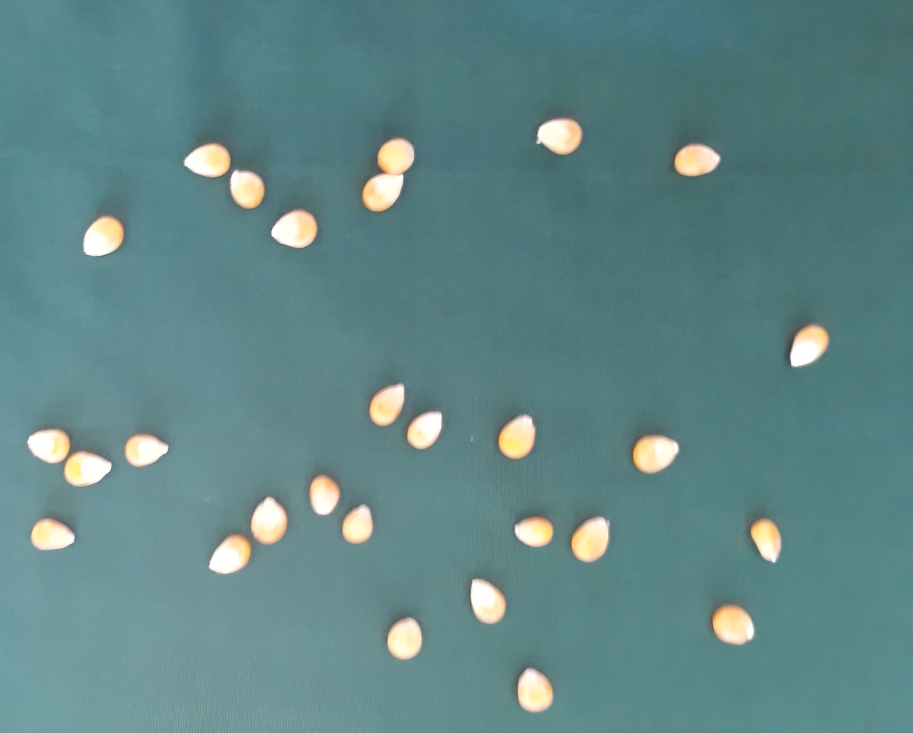
#> input picture test_image.jpg, 2737 x 2197 px (shown at 1/3 size)
$ jupyter execute --allow-errors HackKochi_CORN.ipynb
#> lines starting #> are read from the running program, lines starting #| are printed output that depends on the picture; after the words box and inside, x2 and y2 are one past the last pixel; in counts of white or black regions, pixels touching at a corner belong together
[cell 1]
import cv2
import os, shutil
import numpy as np

[cell 2]
image = cv2.imread("test_image.jpg")
#> image is the input picture: shape (2197, 2737, 3); mean B, G, R 135.3, 134.7, 96.3
image = cv2.resize(image, (720, 720))
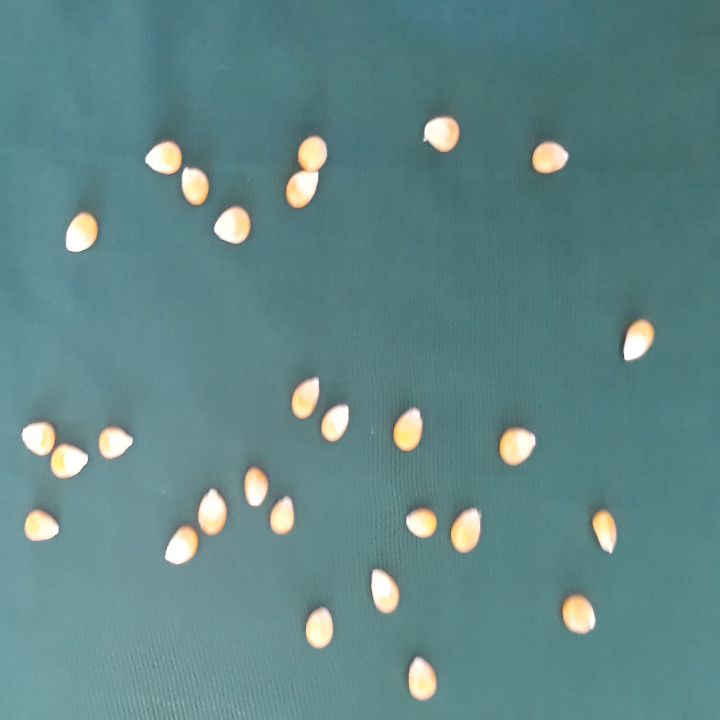
#> image: shape (720, 720, 3); mean B, G, R 135.2, 134.6, 96.2
# cv2.imshow("image", image)
# cv2.waitKey(0)
# cv2.destroyAllWindows()

[cell 3]
GRAY_IMAGE = cv2.cvtColor(image, cv2.COLOR_RGB2GRAY)
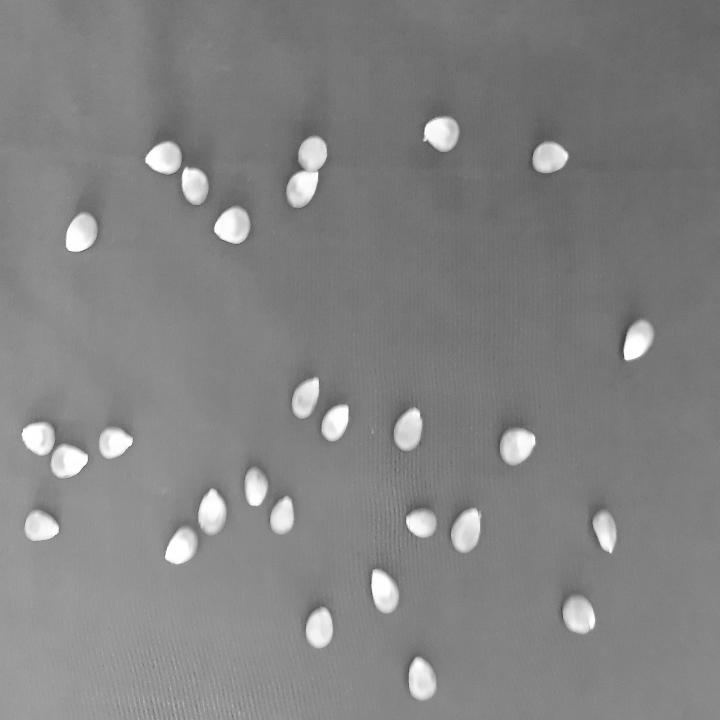
#> GRAY_IMAGE: shape (720, 720); min 54, max 255, mean 130.5
_ , mask = cv2.threshold(GRAY_IMAGE, 170, 255, cv2.THRESH_BINARY_INV)
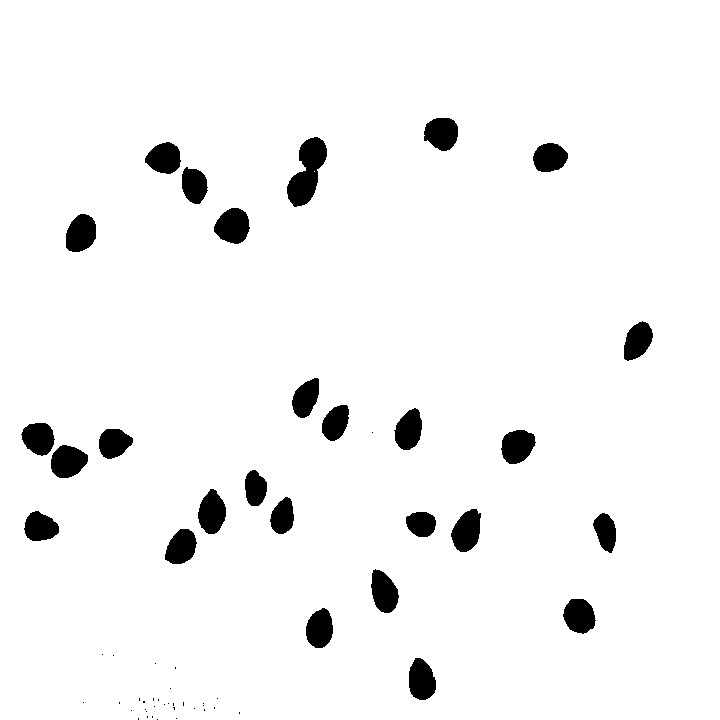
#> mask: shape (720, 720); 95.7% white; 60 black regions (33 under 20 px), largest, box (x1, y1, x2, y2) and area: (287, 137, 327, 207) 1576, (214, 208, 250, 244) 954, (451, 509, 481, 552) 920

# EROSION

[cell 4]
kernel = np.ones((3, 3), np.uint8)
erosion = cv2.erode(mask, kernel)
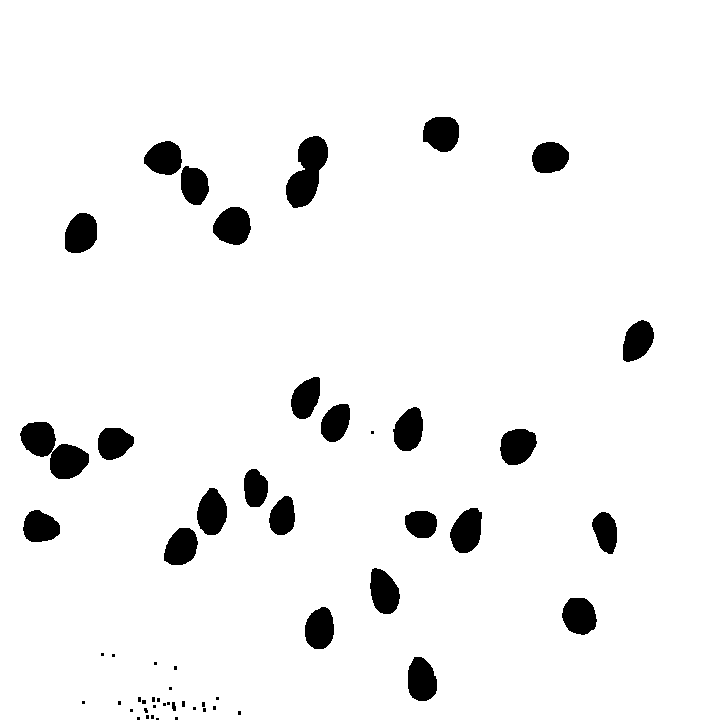
#> erosion: shape (720, 720); 94.9% white; 56 black regions (29 under 20 px), largest, box (x1, y1, x2, y2) and area: (20, 422, 89, 479) 2021, (286, 136, 328, 208) 1817, (213, 207, 251, 245) 1102

cv2.imshow("EROSION", erosion)
cv2.waitKey(0)
cv2.destroyAllWindows()
